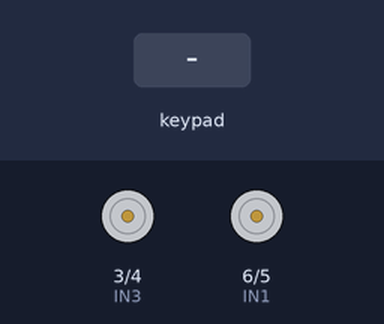
The sketch below on a simulated Arduino Uno, built with avr-gcc and run on an emulated ATmega328P. Parts: motor-driver pin pairs drawn as motors (green arrow = first pin HIGH = forward, orange = second pin HIGH = backward, longer = more drive). The test bench sets the inputs (shaded band). What the sketch prints to the serial monitor is not drawn.

Above: at 1.5 s.
1.6 s: key 'U' pressed
At 1.77 s:
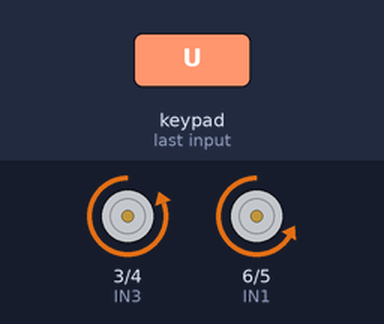
3.5 s: key 'D' pressed
At 5.0 s:
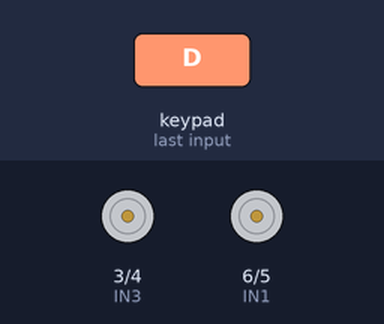
5.4 s: key 'L' pressed
At 5.58 s:
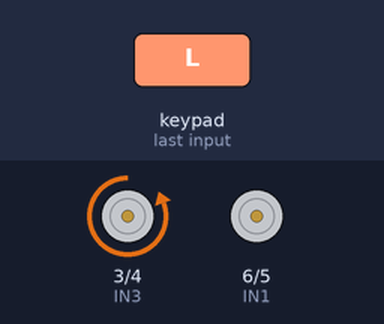
7.3 s: key 'R' pressed
At 7.47 s:
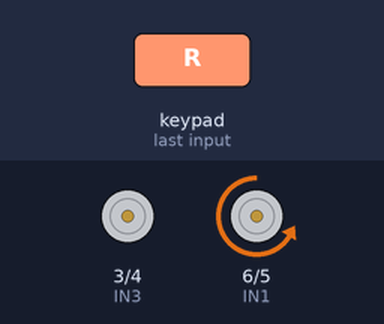
Timing chart, 0 to 10.2 s (numbered marks = the images above; inputs shaded):
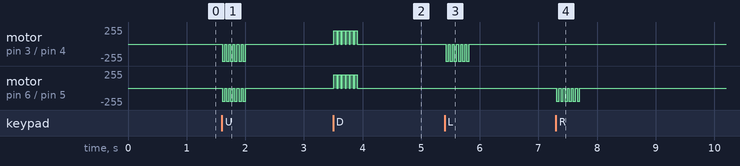

The sketch:

PS2School.ino
```cpp
#include <PS2X_lib.h>  //for v1.6

/******************************************************************
 * set pins connected to PS2 controller:
 *   - 1e column: original
 *   - 2e colmun: Stef?
 * replace pin numbers by the ones you use
 ******************************************************************/
#define PS2_DAT     13
#define PS2_CMD     11
#define PS2_SEL     10
#define PS2_CLK     12
#define IN1 6
#define IN2 5
#define IN3 3
#define IN4 4


/******************************************************************
 * select modes of PS2 controller:
 *   - pressures = analog reading of push-butttons
 *   - rumble    = motor rumbling
 * uncomment 1 of the lines for each mode selection
 ******************************************************************/
//#define pressures   true
#define pressures   false
//#define rumble      true
#define rumble      false

PS2X ps2x; // create PS2 Controller Class

//right now, the library does NOT support hot pluggable controllers, meaning
//you must always either restart your Arduino after you connect the controller,
//or call config_gamepad(pins) again after connecting the controller.

int error = 0;
byte type = 0;
byte vibrate = 0;
int j;
void setup(){
  Serial.begin(57600);

  delay(300);  //added delay to give wireless ps2 module some time to startup, before configuring it

  //CHANGES for v1.6 HERE!!! **************PAY ATTENTION*************

  //setup pins and settings: GamePad(clock, command, attention, data, Pressures?, Rumble?) check for error
  error = ps2x.config_gamepad(PS2_CLK, PS2_CMD, PS2_SEL, PS2_DAT, pressures, rumble);
  Serial.println("ahihi");
  if(error == 0){
    Serial.print("Found Controller, configured successful ");
    Serial.print("pressures = ");
	if (pressures)
	  Serial.println("true ");
	else
	  Serial.println("false");
	Serial.print("rumble = ");
	if (rumble)
	  Serial.println("true)");
	else
	  Serial.println("false");
    Serial.println("Try out all the buttons, X will vibrate the controller, faster as you press harder;");
    Serial.println("holding L1 or R1 will print out the analog stick values.");
    Serial.println("Note: Go to www.billporter.info for updates and to report bugs.");
  }
  else if(error == 1)
    Serial.println("No controller found, check wiring, see readme.txt to enable debug. visit www.billporter.info for troubleshooting tips");

  else if(error == 2)
    Serial.println("Controller found but not accepting commands. see readme.txt to enable debug. Visit www.billporter.info for troubleshooting tips");

  else if(error == 3)
    Serial.println("Controller refusing to enter Pressures mode, may not support it. ");

//  Serial.print(ps2x.Analog(1), HEX);

  type = ps2x.readType();
  switch(type) {
    case 0:
      Serial.print("Unknown Controller type found ");
      break;
    case 1:
      Serial.print("DualShock Controller found ");
      break;
    case 2:
      Serial.print("GuitarHero Controller found ");
      break;
	case 3:
      Serial.print("Wireless Sony DualShock Controller found ");
      break;
   }
  pinMode(IN1, OUTPUT);
  pinMode(IN2, OUTPUT);
  pinMode(IN3, OUTPUT);
  pinMode(IN4, OUTPUT);
}
void motor_1_Dung() {
  digitalWrite(IN1, LOW);
  digitalWrite(IN2, LOW);
}
void motor_2_Dung() {
  digitalWrite(IN3, LOW);
  digitalWrite(IN4, LOW);
}
void motor_1_Lui()  {
  analogWrite(IN1, 200);
  digitalWrite(IN2, LOW);
}
void motor_1_Tien() {
   digitalWrite(IN1, LOW);
  analogWrite(IN2, 200);
}
void motor_2_Lui()  {
  analogWrite(IN3, 200);
  digitalWrite(IN4, LOW);
}
void motor_2_Tien() {
   digitalWrite(IN3, LOW);
  analogWrite(IN4, 200);
}


void loop() {
  /* You must Read Gamepad to get new values and set vibration values
     ps2x.read_gamepad(small motor on/off, larger motor strenght from 0-255)
     if you don't enable the rumble, use ps2x.read_gamepad(); with no values
     You should call this at least once a second
   */
  if(error == 1) //skip loop if no controller found
    return;

  if(type == 2){ //Guitar Hero Controller
    ps2x.read_gamepad();          //read controller

  /* if(ps2x.ButtonPressed(GREEN_FRET))
      Serial.println("Green Fret Pressed");
    if(ps2x.ButtonPressed(RED_FRET))
      Serial.println("Red Fret Pressed");
    if(ps2x.ButtonPressed(YELLOW_FRET))
      Serial.println("Yellow Fret Pressed");
    if(ps2x.ButtonPressed(BLUE_FRET))
      Serial.println("Blue Fret Pressed");
    if(ps2x.ButtonPressed(ORANGE_FRET))
      Serial.println("Orange Fret Pressed");

    if(ps2x.Button(PSB_START))         //will be TRUE as long as button is pressed
      Serial.println("Start is being held"); */
  }  else  { //Phần di chuyển
    ps2x.read_gamepad(); //read controller and set large motor to spin at 'vibrate' speed


    if(ps2x.Button(PSB_PAD_DOWN)||ps2x.Analog(PSS_LY)==255) {      //will be TRUE as long as button is pressed
     Serial.println("lùi");
                      motor_1_Lui(); motor_2_Lui();
                      delay(50);
                      motor_1_Dung();  motor_2_Dung();
    }
    if(ps2x.Button(PSB_PAD_RIGHT)||ps2x.Analog(PSS_LX)==0){
        Serial.println("Quẹo phải");     motor_1_Tien();      delay(50);   motor_1_Dung();  }

    if(ps2x.Button(PSB_PAD_LEFT)||ps2x.Analog(PSS_LX)==255){
      Serial.println("Quẹo trái");     motor_2_Tien();      delay(50);   motor_2_Dung();     }

    if(ps2x.Button(PSB_PAD_UP)||ps2x.Analog(PSS_LY)==0){

                      Serial.println("tiến");
                      motor_2_Tien(); motor_1_Tien();
                      delay(50);
                      motor_2_Dung(); motor_1_Dung();}

   //  vibrate = ps2x.Analog(PSAB_CROSS);  //this will set the large motor vibrate speed based on how hard you press the blue (X) button
    if (ps2x.NewButtonState()) {        //will be TRUE if any button changes state (on to off, or off to on)
      if(ps2x.Button(PSB_L3))
        Serial.println("L3 pressed");
      if(ps2x.Button(PSB_R3))
        Serial.println("R3 pressed");
      if(ps2x.Button(PSB_L2))
        Serial.println("L2 pressed");
      if(ps2x.Button(PSB_R2))
        Serial.println("R2 pressed");
      if(ps2x.Button(PSB_TRIANGLE))
        Serial.println("Triangle pressed");
    }

  /*  if(ps2x.ButtonPressed(PSB_CIRCLE)) {
      j++;Serial.print(j);delay(200);
     while (j%2==1) {

      if (digitalRead(7)==0){Serial.print("Trai");motor_2_Tien_3(); motor_1_Lui_2();    delay(50);   motor_2_Dung();motor_1_Dung();   }
      if (digitalRead(8)==0){
        Serial.println("tiến");
                      motor_1_Tien_2(); motor_2_Tien_2();
                      delay(20);
                      motor_1_Dung();  motor_2_Dung(); }
      if (digitalRead(9)==0){Serial.print("phai");motor_1_Tien_3(); motor_2_Lui_2();     delay(200);   motor_1_Dung();motor_2_Dung();}

      if ((digitalRead(7)==1)&&(digitalRead(8)==1)&&(digitalRead(9)==1)) {
       Serial.println("tiến");
                      motor_1_Tien_2(); motor_2_Tien_2();
                      delay(20);
                      motor_1_Dung();  motor_2_Dung(); }
       ps2x.read_gamepad();
      if(ps2x.ButtonPressed(PSB_CIRCLE)) {   j++;Serial.print(j);}

     }
    }*/
  /*  if(ps2x.Button(PSB_CROSS)||ps2x.Analog(PSS_RY)==255)  {             //will be TRUE if button was JUST pressed OR released
  //  if(j%2==1){
      Serial.println("lùi phải");     motor_2_Lui();       delay(50);  motor_2_Dung();   }
    else
      {  Serial.println("lùi");
                      motor_1_Lui(); motor_2_Lui();
                      delay(50);
                      motor_1_Dung();  motor_2_Dung();   }}
    if((ps2x.Button(PSB_SQUARE)) ||(ps2x.Analog(PSS_RY)==0))        {     //will be TRUE if button was JUST released
   // if(j%2==1){
      Serial.println("tiến phải");     motor_2_Tien();      delay(50);   motor_2_Dung();   }
  /*  else
      {  Serial.println("tiến");
                      motor_2_Tien(); motor_1_Tien();
                      delay(50);
                      motor_2_Dung(); motor_1_Dung();   } */
      if(ps2x.NewButtonState(PSB_CROSS))               //will be TRUE if button was JUST pressed OR released
      Serial.println("X just changed");
    if(ps2x.ButtonReleased(PSB_SQUARE))              //will be TRUE if button was JUST released
      Serial.println("Square just released");


    if(ps2x.Button(PSB_L1) || ps2x.Button(PSB_R1)) { //print stick values if either is TRUE
      Serial.print("Stick Values:");
      Serial.print(ps2x.Analog(PSS_LY), DEC); //Left stick, Y axis. Other options: LX, RY, RX
      Serial.print(",");
      Serial.print(ps2x.Analog(PSS_LX), DEC);
      Serial.print(",");
      Serial.print(ps2x.Analog(PSS_RY), DEC);
      Serial.print(",");
      Serial.println(ps2x.Analog(PSS_RX), DEC);
    }
  }
  delay(20);
}
```

Measured:
- after the input at 1.6 s, motor on pin 3 (IN3) / pin 4 (IN4): alternates backward 255/255 for 0.05 s and stopped for 0.02 s, 12 changes in all, then stays stopped, starting at once; motor on pin 6 (IN1) / pin 5 (IN2): alternates backward 200/255 for 0.05 s and stopped for 0.02 s, 12 changes in all, then stays stopped, starting at once
- after the input at 3.5 s, motor on pin 3 (IN3) / pin 4 (IN4), motor on pin 6 (IN1) / pin 5 (IN2): alternates forward 200/255 for 0.05 s and stopped for 0.02 s, 12 changes in all, then stays stopped, starting at once
- after the input at 5.4 s, motor on pin 3 (IN3) / pin 4 (IN4): alternates backward 255/255 for 0.05 s and stopped for 0.02 s, 12 changes in all, then stays stopped, starting at once
- after the input at 7.3 s, motor on pin 6 (IN1) / pin 5 (IN2): alternates backward 200/255 for 0.05 s and stopped for 0.02 s, 12 changes in all, then stays stopped, starting at once
